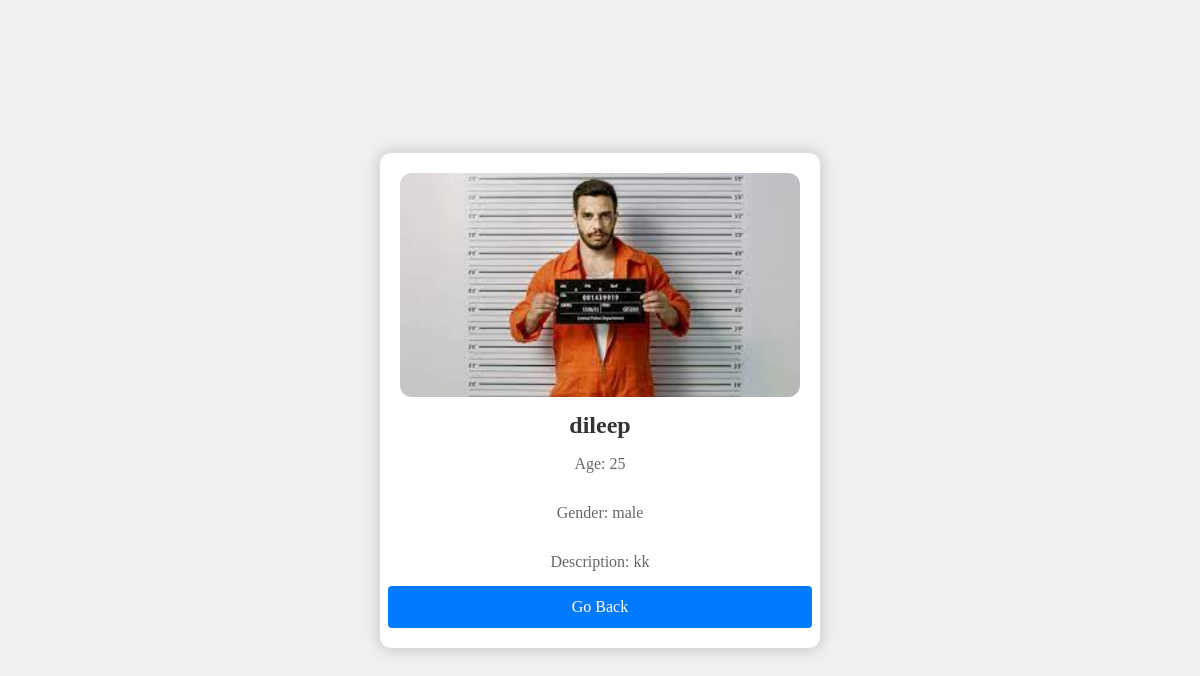
The app's page /missing_person_details/3/ with its own data.
### MyApp/models.py (models this page shows, shortened)
class MissingPerson(models.Model):
    name = models.CharField(max_length=255)
    age = models.IntegerField()
    gender = models.CharField(max_length=10)
    description = models.TextField()
    photo = models.ImageField(upload_to='missing_persons/')
    status = models.CharField(max_length=20, choices=[('reported', 'Reported'),('searching', 'Searching'), ('found', 'Found')], default='reported')

### MyApp/views.py (the view)
# urls.py: path('missing_person_details/<int:missing_person_id>/', missing_person_details, name='missing_person_details'),
def missing_person_details(request, missing_person_id):
    missing_person = get_object_or_404(MissingPerson, id=missing_person_id)
    if request.method == 'POST':
        status = request.POST.get('status')
        missing_person.status = status
        missing_person.save()
        return redirect('missing_person_details', missing_person_id=missing_person_id)
    return render(request, 'admin/missing_person_details.html', {'missing_person': missing_person})

### templates/admin/missing_person_details.html (shortened to what this page needs)
{% load static %}
<div class="criminal-card">
    {% if missing_person.photo %}
        <img src="{{ missing_person.photo.url }}" alt="{{ missing_person.name }}">
    {% else %}
        <p>No photo available</p>
    {% endif %}
    <h2>{{ missing_person.name }}</h2>
    <p>Age: {{ missing_person.age }}</p>
    <p>Gender: {{ missing_person.gender }}</p>
    <p>Description: {{ missing_person.description }}</p>
    <a href="{% url 'missing_person_lista' %}" class="go-back-link">Go Back</a>
</div>

### templates/admin/missing_person_details.html (style rules this page uses)
.criminal-card { display: flex; flex-direction: column; align-items: center; border: 1px solid #ddd; border-radius: 12px; padding: 20px; box-shadow: 0 0 15px rgba(0, 0, 0, 0.2); background-color: #fff; max-width: 400px; width: 100%; }
.criminal-card img { width: 100%; max-height: 300px; object-fit: cover; border-radius: 12px; margin-bottom: 15px; }
.criminal-card h2 { margin: 0; color: #333; }
.criminal-card p { color: #666; margin-bottom: 15px; }
.go-back-link { display: block; text-decoration: none; padding: 12px; background-color: #007BFF; color: #fff; border-radius: 4px; text-align: center; width: 100%; }

### records on screen
MissingPerson: photo (picture), name "dileep", age "25", gender "male", description "kk"
